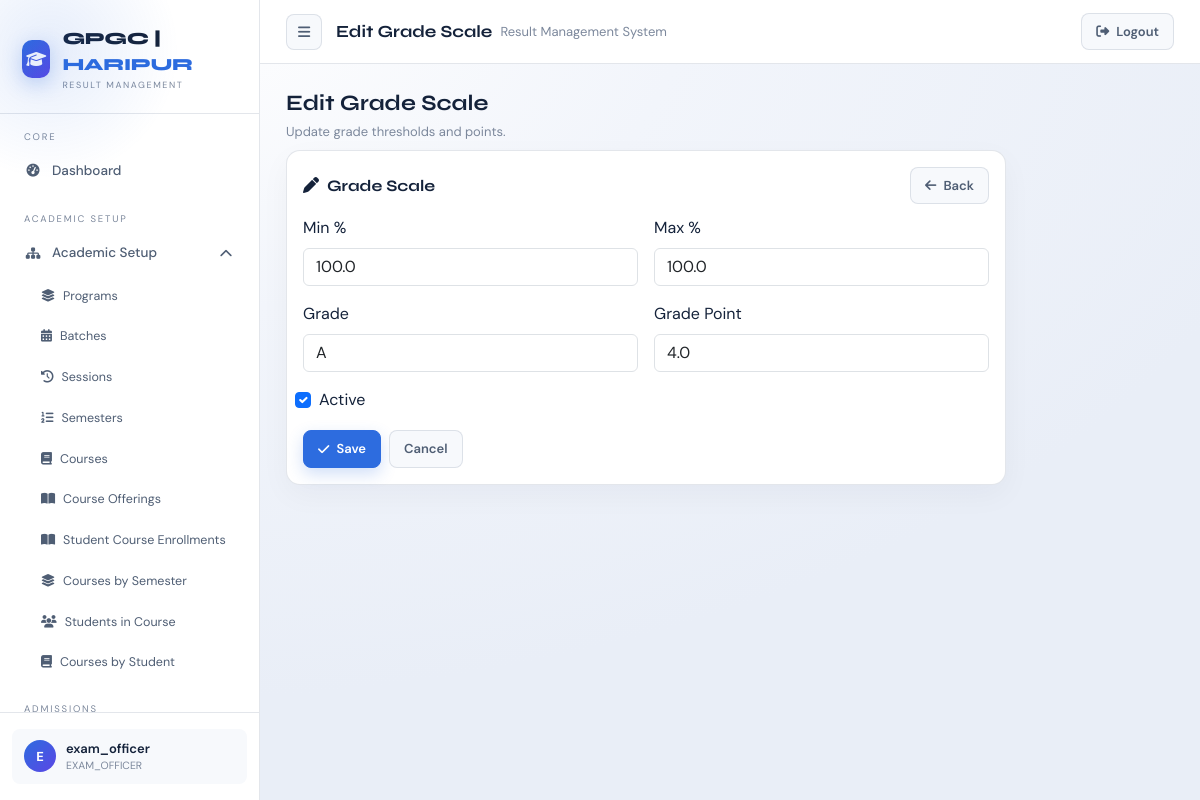
/exams/grading/1/edit/ (signed in), run on the app's committed database.
### accounts/models.py (models this page shows, shortened)
class User(AbstractUser):
    department = models.ForeignKey(
        "academics.Department",
        on_delete=models.SET_NULL,
        null=True,
        blank=True,
        related_name="users"
    )
    is_locked = models.BooleanField(default=False)
    def in_group(self, name):
        return self.groups.filter(name=name).exists()
    def is_exam_officer(self):
        return self.in_group("EXAM_OFFICER")
    def is_student(self):
        return self.in_group("STUDENT")

### exams/models.py (models this page shows, shortened)
class GradeScale(models.Model):
    min_percentage = models.FloatField()
    max_percentage = models.FloatField()
    grade = models.CharField(max_length=5)
    grade_point = models.FloatField()
    is_active = models.BooleanField(default=True)
    class Meta:
        ordering = ["-min_percentage"]

### exams/views.py (the view)
# urls.py: path("grading/<int:pk>/edit/", views.edit_grade_scale, name="edit_grade_scale"),
@login_required(login_url="accounts:login_page")
@never_cache
def edit_grade_scale(request, pk):
    deny = _require_exam_read(request)
    if deny:
        return deny
    scale = get_object_or_404(GradeScale, pk=pk)
    if request.method == "POST":
        form = GradeScaleForm(request.POST, instance=scale)
        if form.is_valid():
            form.save()
            messages.success(request, "Grade scale updated.")
            return redirect("exams:grading_system")
    else:
        form = GradeScaleForm(instance=scale)
    return render(request, "exams/edit_grade_scale.html", {"form": form, "scale": scale})

### exams/forms.py
class GradeScaleForm(forms.ModelForm):
    class Meta:
        model = GradeScale
        fields = ["min_percentage", "max_percentage", "grade", "grade_point", "is_active"]
        labels = {
            "min_percentage": "Min %",
            "max_percentage": "Max %",
            "grade": "Grade",
            "grade_point": "Grade Point",
            "is_active": "Active",
        }
        widgets = {
            "min_percentage": forms.NumberInput(attrs={"class": "form-control", "min": 0, "max": 100, "step": "0.01"}),
            "max_percentage": forms.NumberInput(attrs={"class": "form-control", "min": 0, "max": 100, "step": "0.01"}),
            "grade": forms.TextInput(attrs={"class": "form-control", "placeholder": "e.g. A"}),
            "grade_point": forms.NumberInput(attrs={"class": "form-control", "min": 0, "max": 4, "step": "0.01"}),
            "is_active": forms.CheckboxInput(attrs={"class": "form-check-input"}),
        }

### accounts/permissions.py (called while the page is built)
def perm_codename(module, action):
    mapping = MODULE_PERMS.get(module)
    if not mapping:
        return None
    app_label, model = mapping
    action_code = ACTION_TO_CODENAME.get(action)
    if not action_code:
        return None
    return app_label, f"{action_code}_{model}"

def can(user, module, action):
    code = perm_codename(module, action)
    if not code:
        return False
    app_label, codename = code
    return user.has_perm(f"{app_label}.{codename}")

### accounts/templatetags/permissions_tags.py (called while the page is built)
@register.simple_tag
def can(user, module, action):
    return can_check(user, module, action)

### exams/views.py (called while the page is built)
def _require_exam_read(request):
    if not can(request.user, "EXAMS", "read"):
        return redirect("accounts:dashboard")
    return None

### templates/exams/edit_grade_scale.html (shortened to what this page needs)
{% extends "dashboard/layout.html" %}
{% block topbar_display %}Edit Grade Scale{% endblock %}
{% block dashboard_content %}
<div class="rms-page-head">
    <h2>Edit Grade Scale</h2>
    <p>Update grade thresholds and points.</p>
</div>
<div class="rms-card" style="max-width: 720px;">
    <div class="section-head">
        <h3><i class="fas fa-pen me-2"></i>Grade Scale</h3>
        <a class="btn btn-ghost btn-sm" href="{% url 'exams:grading_system' %}">
            <i class="fas fa-arrow-left"></i> Back
        </a>
    </div>
    <form method="post" class="row g-3">
        <div class="col-md-6">
            <label class="form-label" for="{{ form.min_percentage.id_for_label }}">{{ form.min_percentage.label }}</label>
            {{ form.min_percentage }}
        </div>
        <div class="col-md-6">
            <label class="form-label" for="{{ form.max_percentage.id_for_label }}">{{ form.max_percentage.label }}</label>
            {{ form.max_percentage }}
        </div>
        <div class="col-md-6">
            <label class="form-label" for="{{ form.grade.id_for_label }}">{{ form.grade.label }}</label>
            {{ form.grade }}
        </div>
        <div class="col-md-6">
            <label class="form-label" for="{{ form.grade_point.id_for_label }}">{{ form.grade_point.label }}</label>
            {{ form.grade_point }}
        </div>
        <div class="col-12 form-check">
            {{ form.is_active }}
            <label class="form-check-label" for="{{ form.is_active.id_for_label }}">{{ form.is_active.label }}</label>
        </div>
        <div class="col-12 d-flex gap-2">
            <button type="submit" class="btn btn-primary">
                <i class="fas fa-check"></i> Save
            </button>
            <a class="btn btn-ghost" href="{% url 'exams:grading_system' %}">Cancel</a>
        </div>
    </form>
</div>
{% endblock %}

### templates/dashboard/layout.html (shortened to what this page needs)
{% extends "base.html" %}
{% load permissions_tags %}
{% block content %}
{% with path=request.path %}
<div class="app-shell" id="appShell">
    <aside class="sidebar">
        <div class="logo-area">
            <div class="logo-icon"><i class="fas fa-graduation-cap"></i></div>
            <div>
                <div class="logo-text">GPGC | <span>HARIPUR</span></div>
                <div class="logo-sub">Result Management</div>
            </div>
        </div>
        <div class="sidebar-nav">
        <div class="nav-section">
            <div class="nav-label">Core</div>
            <a class="nav-item{% if '/accounts/dashboard/' in path %} active{% endif %}"
                href="{% url 'accounts:dashboard' %}">
                <i class="fas fa-gauge-high"></i> Dashboard
            </a>
        </div>
        {% can request.user "BATCHES" "read" as can_batches %}
        {% can request.user "SESSIONS" "read" as can_sessions %}
        {% can request.user "SEMESTERS" "read" as can_semesters %}
        {% can request.user "COURSES" "read" as can_courses %}
        {% can request.user "COURSE_OFFERINGS" "read" as can_offerings %}
        {% can request.user "ENROLLMENTS" "read" as can_enrollments %}
        {% if can_batches or can_sessions or can_semesters or can_courses or can_offerings or can_enrollments %}
        <div class="nav-section">
            <div class="nav-label">Academic Setup</div>
            <div class="nav-group open">
                <div class="nav-item nav-toggle" data-toggle="academic-setup-menu">
                    <span style="display:flex;align-items:center;gap:10px;">
                        <i class="fas fa-sitemap"></i> Academic Setup
                    </span>
                    <i class="fas fa-chevron-down nav-caret"></i>
                </div>
                <div class="nav-submenu" id="academic-setup-menu">
                    {% if request.user.is_exam_officer %}
                    <a class="nav-subitem{% if '/academics/departments/' in path %} active{% endif %}"
                        href="{% url 'academics:departments' %}">
                        <i class="fas fa-layer-group"></i> Programs
                    </a>
                    {% endif %}
                    <a class="nav-subitem{% if '/academics/batches/' in path %} active{% endif %}"
                        href="{% url 'academics:batches' %}">
                        <i class="fas fa-calendar-days"></i> Batches
                    </a>
                    <a class="nav-subitem{% if '/academics/sessions/' in path %} active{% endif %}"
                        href="{% url 'academics:sessions' %}">
                        <i class="fas fa-clock-rotate-left"></i> Sessions
                    </a>
                    <a class="nav-subitem{% if '/academics/semesters/' in path %} active{% endif %}"
                        href="{% url 'academics:semesters' %}">
                        <i class="fas fa-list-ol"></i> Semesters
                    </a>
                    <a class="nav-subitem{% if '/courses/courses/' in path %} active{% endif %}"
                        href="{% url 'courses:courses' %}">
                        <i class="fas fa-book"></i> Courses
                    </a>
                    <a class="nav-subitem{% if '/courses/offerings/' in path %} active{% endif %}"
                        href="{% url 'courses:course_offerings' %}">
                        <i class="fas fa-book-open"></i> Course Offerings
                    </a>
                    <a class="nav-subitem{% if '/enrollments/enrollments/' in path %} active{% endif %}"
                        href="{% url 'enrollments:enrollments' %}">
                        <i class="fas fa-book-open"></i> Student Course Enrollments
                    </a>
                    <a class="nav-subitem{% if '/enrollments/semester-courses/' in path %} active{% endif %}"
                        href="{% url 'enrollments:semester_courses' %}">
                        <i class="fas fa-layer-group"></i> Courses by Semester
                    </a>
                    <a class="nav-subitem{% if '/enrollments/course-students/' in path %} active{% endif %}"
                        href="{% url 'enrollments:course_students' %}">
                        <i class="fas fa-users"></i> Students in Course
                    </a>
                    <a class="nav-subitem{% if '/enrollments/student-courses/' in path %} active{% endif %}"
                        href="{% url 'enrollments:student_courses' %}">
                        <i class="fas fa-book"></i> Courses by Student
                    </a>
                </div>
            </div>
        </div>
        {% endif %}
        {% can request.user "STUDENTS" "read" as can_students %}
        {% if can_students %}
        <div class="nav-section">
            <div class="nav-label">Admissions</div>
        </div>
        {% endif %}
        {% can request.user "EXAMS" "read" as can_exams %}
        {% can request.user "RESULTS" "read" as can_results %}
        </div>
        <div class="sidebar-footer">
            <div class="user-card">
                <div class="user-avatar">{{ request.user.username|first|upper }}</div>
                <div style="flex:1;overflow:hidden;">
                    <div class="user-name">{{ request.user.username }}</div>
                    <div class="user-role">
                        {% for g in request.user.groups.all %}
                        {{ g.name }}{% if not forloop.last %}, {% endif %}
                        {% empty %}
                        —
                        {% endfor %}
                    </div>
                </div>
            </div>
        </div>
    </aside>
    <div class="main">
        <div class="topbar">
            <button class="top-btn" type="button" id="sidebarToggle" aria-label="Toggle sidebar">
                <i class="fas fa-bars"></i>
            </button>
            <div class="topbar-title">
                {% block topbar_display %}{% endblock %}
                <span>Result Management System</span>
            </div>
            <div class="topbar-actions">
                <a class="btn btn-ghost" href="{% url 'accounts:logout' %}">
                    <i class="fas fa-right-from-bracket"></i> Logout
                </a>
            </div>
        </div>
        <div class="content">
            {% block dashboard_content %}{% endblock %}
        </div>
    </div>
</div>
{% endwith %}
{% endblock %}

### data on the page
User: user.username|first "E", user.username "exam_officer"
GradeScale: min_percentage "100.0", max_percentage "100.0", grade "A", grade_point "4.0", is_active "☑"

### other printed values
{{ g.name }} "EXAM_OFFICER"
